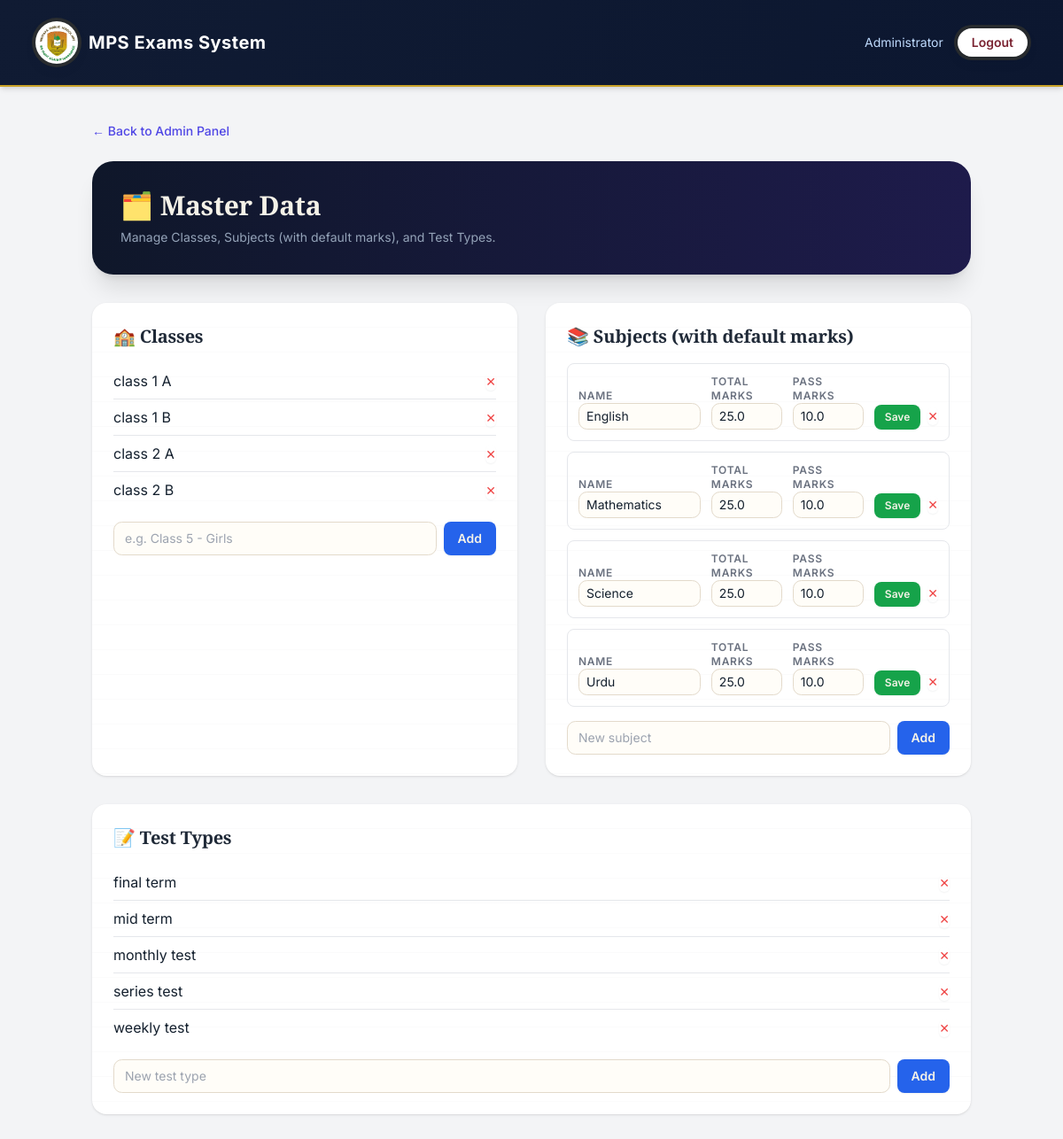
The app's page /admin/master-data (signed in) with its own data.
### tables this page shows
CREATE TABLE classes (
            id INTEGER PRIMARY KEY AUTOINCREMENT,
            name TEXT UNIQUE NOT NULL
        );

CREATE TABLE subjects (
            id INTEGER PRIMARY KEY AUTOINCREMENT,
            name TEXT UNIQUE NOT NULL
        , default_total_marks REAL DEFAULT 25, default_passing_marks REAL DEFAULT 10, default_direction TEXT DEFAULT 'auto');

CREATE TABLE test_types (
            id INTEGER PRIMARY KEY AUTOINCREMENT,
            name TEXT UNIQUE NOT NULL
        );

### routers/admin.py (the view)
@router.get("/admin/master-data", response_class=HTMLResponse)
def admin_master_data(request: Request):
    user = require_admin(request)
    conn = get_db()
    classes = conn.execute("SELECT * FROM classes ORDER BY name").fetchall()
    subjects = conn.execute("SELECT * FROM subjects ORDER BY name").fetchall()
    test_types = conn.execute("SELECT * FROM test_types ORDER BY name").fetchall()
    conn.close()
    return templates.TemplateResponse("admin_master_data.html", {
        "request": request,
        "user": user,
        "classes": classes,
        "subjects": subjects,
        "test_types": test_types,
    })

### templates/admin_master_data.html (shortened to what this page needs)
{% extends "base.html" %}
{% block main_class %}max-w-5xl mx-auto px-4 py-10{% endblock %}
{% block content %}
<div class="mb-6">
  <a href="/admin" class="text-indigo-600 text-sm hover:underline flex items-center gap-1 font-medium">← Back to Admin Panel</a>
</div>
<div class="mb-8 bg-gradient-to-r from-slate-900 to-indigo-950 rounded-3xl p-8 shadow-xl text-white">
  <h1 class="text-3xl font-extrabold">🗂️ Master Data</h1>
  <p class="text-slate-400 text-sm mt-2">Manage Classes, Subjects (with default marks), and Test Types.</p>
</div>
<div class="grid grid-cols-1 md:grid-cols-2 gap-8">
  <div class="bg-white rounded-2xl shadow p-6">
    <h2 class="text-xl font-bold text-gray-800 mb-4">🏫 Classes</h2>
    <ul class="divide-y divide-gray-200 mb-4">
      {% for cls in classes %}
      <li class="py-2 flex justify-between items-center">
        <span>{{ cls.name }}</span>
        <form method="post" action="/admin/master-data/delete/class/{{ cls.id }}" onsubmit="return confirm('Delete this class?')">
          <button class="text-red-500 hover:text-red-700 text-sm">✕</button>
        </form>
      </li>
      {% endfor %}
    </ul>
    <form method="post" action="/admin/master-data/add/class" class="flex gap-2">
      <input type="text" name="name" placeholder="e.g. Class 5 - Girls" required class="flex-1 border rounded-lg px-3 py-2 text-sm">
      <button type="submit" class="bg-blue-600 hover:bg-blue-700 text-white text-sm px-4 py-2 rounded-lg">Add</button>
    </form>
  </div>
  <div class="bg-white rounded-2xl shadow p-6">
    <h2 class="text-xl font-bold text-gray-800 mb-4">📚 Subjects (with default marks)</h2>
    <div class="space-y-3 mb-4">
      {% for subj in subjects %}
      <div class="border rounded-lg p-3 flex flex-wrap items-end gap-3">
        <div class="flex-1 min-w-[120px]">
          <label class="block text-xs text-gray-500">Name</label>
          <input type="text" value="{{ subj.name }}" readonly class="w-full bg-gray-50 border rounded px-2 py-1 text-sm">
        </div>
        <div class="w-20">
          <label class="block text-xs text-gray-500">Total Marks</label>
          <input type="number" id="total_{{ subj.id }}" value="{{ subj.default_total_marks or 25 }}" step="any" class="w-full border rounded px-2 py-1 text-sm">
        </div>
        <div class="w-20">
          <label class="block text-xs text-gray-500">Pass Marks</label>
          <input type="number" id="pass_{{ subj.id }}" value="{{ subj.default_passing_marks or 10 }}" step="any" class="w-full border rounded px-2 py-1 text-sm">
        </div>
        <div class="flex gap-2">
          <button onclick="saveDefaults('{{ subj.id }}')" class="bg-green-600 hover:bg-green-700 text-white text-xs font-semibold px-3 py-1.5 rounded-lg">Save</button>
          <form method="post" action="/admin/master-data/delete/subject/{{ subj.id }}" onsubmit="return confirm('Delete this subject?')">
            <button class="text-red-500 hover:text-red-700 text-sm">✕</button>
          </form>
        </div>
      </div>
      {% endfor %}
    </div>
    <form method="post" action="/admin/master-data/add/subject" class="flex gap-2">
      <input type="text" name="name" placeholder="New subject" required class="flex-1 border rounded-lg px-3 py-2 text-sm">
      <button type="submit" class="bg-blue-600 hover:bg-blue-700 text-white text-sm px-4 py-2 rounded-lg">Add</button>
    </form>
  </div>
  <div class="bg-white rounded-2xl shadow p-6 md:col-span-2">
    <h2 class="text-xl font-bold text-gray-800 mb-4">📝 Test Types</h2>
    <ul class="divide-y divide-gray-200 mb-4">
      {% for tt in test_types %}
      <li class="py-2 flex justify-between items-center">
        <span>{{ tt.name }}</span>
        <form method="post" action="/admin/master-data/delete/test-type/{{ tt.id }}" onsubmit="return confirm('Delete this test type?')">
          <button class="text-red-500 hover:text-red-700 text-sm">✕</button>
        </form>
      </li>
      {% endfor %}
    </ul>
    <form method="post" action="/admin/master-data/add/test-type" class="flex gap-2">
      <input type="text" name="name" placeholder="New test type" required class="flex-1 border rounded-lg px-3 py-2 text-sm">
      <button type="submit" class="bg-blue-600 hover:bg-blue-700 text-white text-sm px-4 py-2 rounded-lg">Add</button>
    </form>
  </div>
</div>
{% endblock %}

### templates/base.html (style rules this page uses)
body { font-family: 'Inter', sans-serif; }

### records on screen
classes: name "class 1 A"
classes: name "class 1 B"
classes: name "class 2 A"
classes: name "class 2 B"
subjects: name "English", default_total_marks "25.0", default_passing_marks "10.0"
subjects: name "Mathematics", default_total_marks "25.0", default_passing_marks "10.0"
subjects: name "Science", default_total_marks "25.0", default_passing_marks "10.0"
subjects: name "Urdu", default_total_marks "25.0", default_passing_marks "10.0"
test_types: name "final term"
test_types: name "mid term"
test_types: name "monthly test"
test_types: name "series test"
test_types: name "weekly test"

### other values on screen
{{ user.full_name }} "Administrator"
